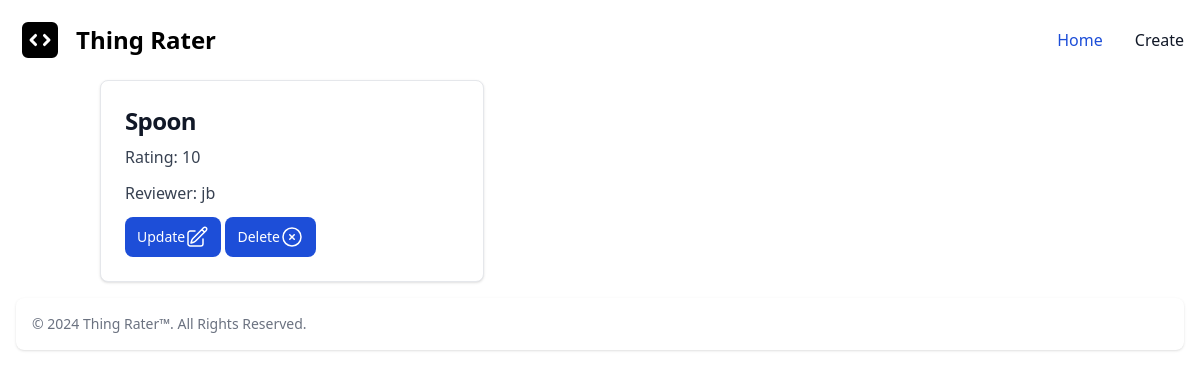
/1/, run on the app's committed database.
### things/models.py (models this page shows, shortened)
class Thing(models.Model):
    name = models.CharField(max_length=256)
    reviewer = models.ForeignKey(get_user_model(), on_delete=models.CASCADE)
    rating = models.IntegerField(default=0)

### things/views.py (the view)
# urls.py: path('<int:pk>/', ThingDetailView.as_view(), name='thing_detail'),
class ThingDetailView(DetailView):
    template_name = "thing_detail.html"
    model = Thing

### templates/thing_detail.html (shortened to what this page needs)
{% extends 'base.html' %}
{% block content %}
<section>
  <div class="max-w-sm p-6 bg-white border border-gray-200 rounded-lg shadow dark:bg-gray-800 dark:border-gray-700">
    <a href="#">
      <h5 class="mb-2 text-2xl font-bold tracking-tight text-gray-900 dark:text-white">{{ thing.name }}</h5>
    </a>
    <p class="mb-3 font-normal text-gray-700 dark:text-gray-400">Rating: {{ thing.rating }}</p>
    <p class="mb-3 font-normal text-gray-700 dark:text-gray-400">Reviewer: {{ thing.reviewer }}</p>
    <a href="{% url 'thing_update' thing.pk %}" class="inline-flex items-center px-3 py-2 text-sm font-medium text-center text-white bg-blue-700 rounded-lg hover:bg-blue-800 focus:ring-4 focus:outline-none focus:ring-blue-300 dark:bg-blue-600 dark:hover:bg-blue-700 dark:focus:ring-blue-800">
      Update
    </a>
    <a href="{% url 'thing_delete' thing.pk %}" class="inline-flex items-center px-3 py-2 text-sm font-medium text-center text-white bg-blue-700 rounded-lg hover:bg-blue-800 focus:ring-4 focus:outline-none focus:ring-blue-300 dark:bg-blue-600 dark:hover:bg-blue-700 dark:focus:ring-blue-800">
      Delete
      <svg xmlns="http://www.w3.org/2000/svg" fill="none" viewBox="0 0 24 24" stroke-width="1.5" stroke="currentColor" class="w-6 h-6">
        <path stroke-linecap="round" stroke-linejoin="round" d="m9.75 9.75 4.5 4.5m0-4.5-4.5 4.5M21 12a9 9 0 1 1-18 0 9 9 0 0 1 18 0Z" />
      </svg>
    </a>
  </div>
</section>
{% endblock content %}

### data on the page
Thing: name "Spoon", rating "10", reviewer "jb"
